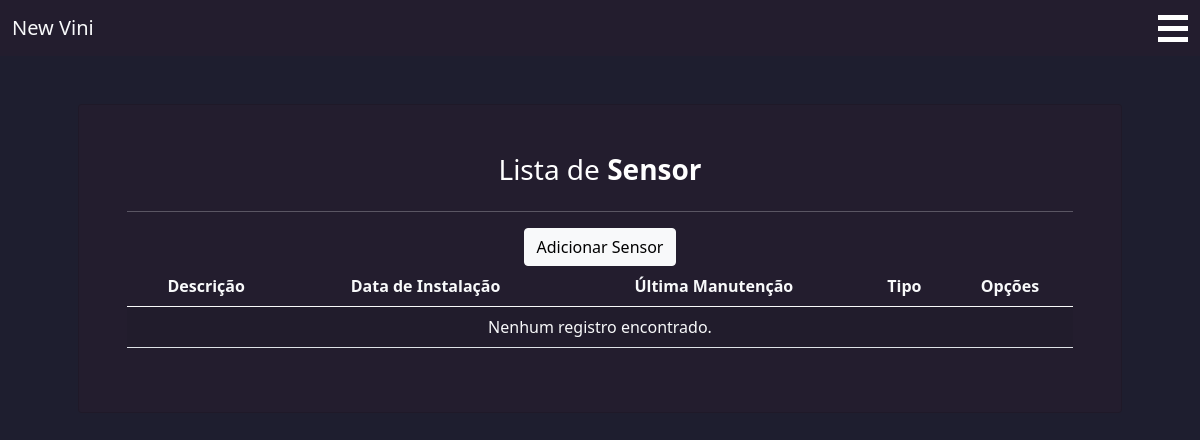
/sensores/ (signed in), run on an earlier commit of the app's database.
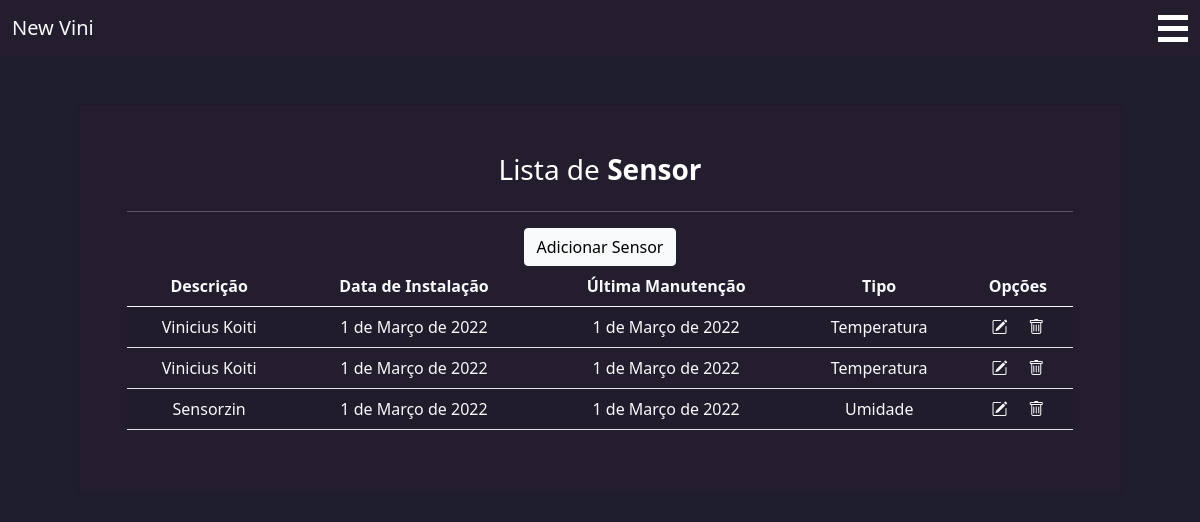
And on a later commit of the database.
### cadastros/models.py (models this page shows)
class Dispositivos(Auditoria):
    descricao = models.CharField(max_length=30)
    data_instalacao = models.DateField(null=True, blank=True)
    ultima_manutencao = models.DateField(null=True, blank=True)

class Sensor(Dispositivos):
    TIPO_SENSOR = (
        ("TEMPERATURA", "Temperatura"),
        ("UMIDADE", "Umidade"),
        ("PRESSAO", "Pressão"),
    )
    tipo = models.CharField(max_length=20, choices=TIPO_SENSOR)

class Auditoria(models.Model):
    criador = models.ForeignKey(
        "Usuario", on_delete=models.SET_NULL,
        null=True, blank=True,
        related_name='%(class)s_criado_por'
    )
    atualizado_por = models.ForeignKey(
        "Usuario", on_delete=models.SET_NULL,
        null=True, blank=True,
        related_name='%(class)s_atualizado_por'
    )
    data_atualizacao = models.DateTimeField(auto_now=True)
    data_criacao = models.DateTimeField(auto_now_add=True)
    class Meta:
        abstract = True

class Dispositivos(Auditoria):
    descricao = models.CharField(max_length=30)
    data_instalacao = models.DateField(null=True, blank=True)
    ultima_manutencao = models.DateField(null=True, blank=True)

### cadastros/views.py (the view)
# urls.py: path('sensores/', SensorListView.as_view(), name='sensor-list'),
class SensorListView(BaseListView):
    template_name = 'listas/sensor.html'
    model = Sensor
    titulo = 'Lista de Sensores'
    model_name = 'Sensor'
    create_url = 'sensor-create'
    update_url = 'sensor-update'
    delete_url = 'sensor-delete'

### cadastros/views.py (called while the page is built)
    def get_context_data(self, **kwargs):
        context = super().get_context_data(**kwargs)
        context['titulo'] = self.titulo  # Título dinâmico vindo da classe específica
        context['model'] = self.model_name  # Nome do modelo vindo da classe específica
        context['create_url'] = self.create_url
        context['update_url'] = self.update_url
        context['delete_url'] = self.delete_url
        return context

### cadastros/templates/listas/sensor.html
{% extends "cadastros/modelo.html" %}
{% block conteudo %}
<h3>
    Lista de <b>{{ model }}</b>
</h3>
<hr>
<div>
    <a href="{% url create_url %}" class="btn btn-light">
        Adicionar {{ model }}
    </a>
</div>
<table class="table table-striped">
    <thead class="text-light">
        <tr>
            <th>Descrição</th>
            <th>Data de Instalação</th>
            <th>Última Manutenção</th>
            <th>Tipo</th>
            <th>Opções</th>
        </tr>
    </thead>
    <tbody>
        {% for object in objects %}
            <tr class="text-light">
                <td>{{ object.descricao }}</td>
                <td>{{ object.data_instalacao }}</td>
                <td>{{ object.ultima_manutencao }}</td>
                <td>{{ object.get_tipo_display }}</td>
                <td>
                    <div class="d-flex justify-content-evenly">
                        <a class="text-light" href="{% url update_url object.pk %}">
                            <i class="bi bi-pencil-square"></i>
                        </a>
                        <a class="text-light" href="{% url delete_url object.pk %}">
                            <i class="bi bi-trash"></i>
                        </a>
                    </div>
                </td>
            </tr>
        {% empty %}
            <tr class="text-light">
                <td colspan="5">Nenhum registro encontrado.</td>
            </tr>
        {% endfor %}
    </tbody>
</table>
{% endblock %}

### cadastros/templates/cadastros/modelo.html (shortened to what this page needs)
{% load static %}
{% load crispy_forms_tags %}
<!DOCTYPE html>
<html lang="pt-br">
<head>
    <link href="https://cdn.jsdelivr.net/npm/bootstrap-icons/font/bootstrap-icons.css" rel="stylesheet">
    <link rel="stylesheet" href="{%  static 'bootstrap/bootstrap/css/bootstrap.min.css'  %}">
    <link rel="stylesheet" href="{%  static 'css/colors.css'  %}">
    <link rel="stylesheet" href="{%  static 'css/navbar.css'  %}">
</head>
<body>
    {% block menu %}
    <nav class="navbar background-color-nav">
        <div class="container-fluid">
            <a class="navbar-brand text-light" href="#">New Vini</a>
            <div class="container-flex-end" onclick="alterarHamburgerMenu(this)" class="navbar-toggler" type="button"
                data-bs-toggle="offcanvas" data-bs-target="#offcanvasNavbar" aria-controls="offcanvasNavbar"
                aria-label="Toggle navigation">
                <div class="bar1"></div>
                <div class="bar2"></div>
                <div class="bar3"></div>
            </div>
        </div>
    </nav>
    {% endblock %}
    <div class="container p-5">
        <div class="card text-center container p-5">
            {% block conteudo %}{% endblock %}
        </div>
    </div>
</body>
</html>

### static/css/colors.css (style rules this page uses)
:root { --color-text-default: #fff; --background-default: #1e1e2f; --attention-color: linear-gradient(180deg, #d92e91 0%, #be32ad 100%); --nav-bar: #231D2E; --card-header: #281D2E; --card-footer: #281D2E; --card-color: #231D2E; }

### static/css/navbar.css (style rules this page uses)
body { background-color: var(--background-default); color: var(--color-text-default); }
.card { background-color: var(--card-color); }
.background-color-nav { background-color: var(--nav-bar); }
.bar1, .bar2, .bar3 { width: 30px; height: 5px; background-color: #fff; margin: 3px 0; transition: 0.4s; }
.container-flex-end { display: flex; align-items: end; flex-direction: column; }

What changed in the data, as far as the page shows it:
added Sensor: descricao "Vinicius Koiti", data_instalacao "1 de Março de 2022", ultima_manutencao "1 de Março de 2022", tipo "Temperatura"
added Sensor: descricao "Vinicius Koiti", data_instalacao "1 de Março de 2022", ultima_manutencao "1 de Março de 2022", tipo "Temperatura"
added Sensor: descricao "Sensorzin", data_instalacao "1 de Março de 2022", ultima_manutencao "1 de Março de 2022", tipo "Umidade"
Also different on the page:
text no longer shown: "Nenhum registro encontrado."
